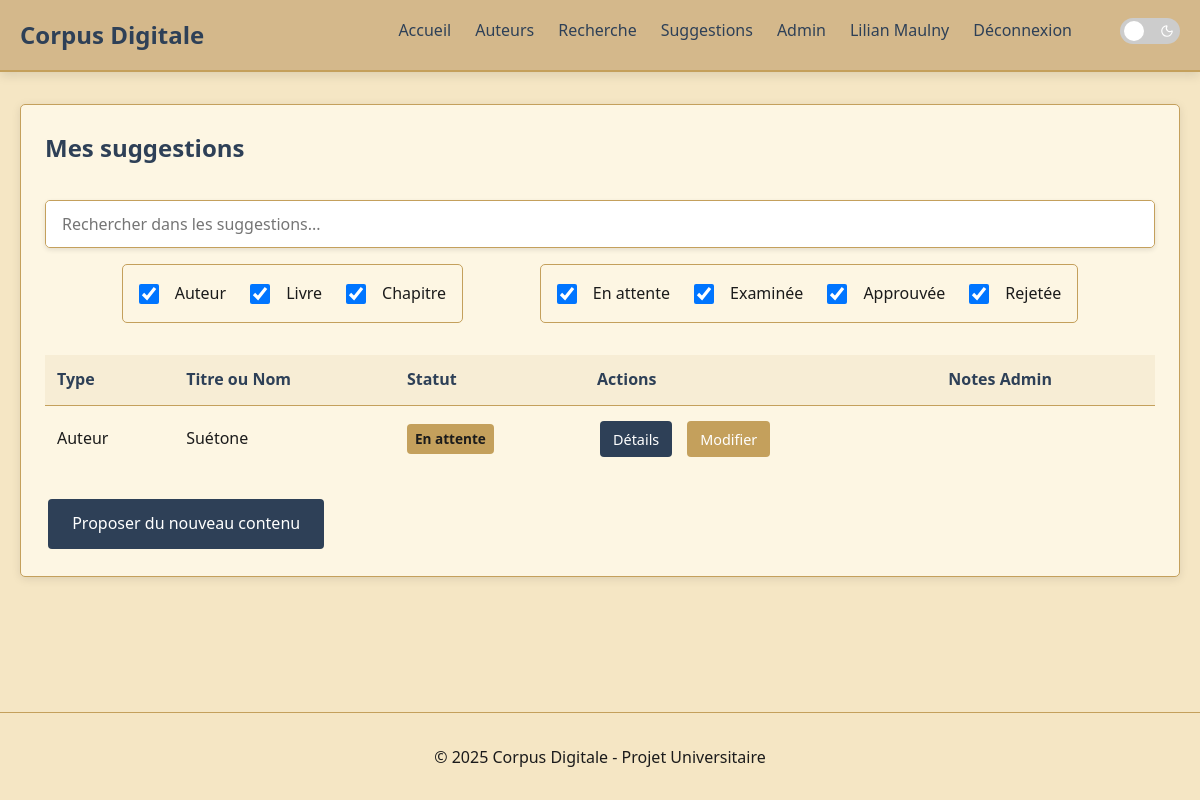
Page /suggestions/my/suggestions (signed in) on the committed database.
### tables this page shows
CREATE TABLE suggestions (
    suggestion_id INTEGER PRIMARY KEY AUTO_INCREMENT,
    user_id INTEGER NOT NULL,
    suggestion_type VARCHAR(20) NOT NULL,
    status VARCHAR(20) NOT NULL DEFAULT 'pending',
    admin_notes TEXT,
    reviewed_by INTEGER,
    FOREIGN KEY (user_id) REFERENCES users(user_id),
    FOREIGN KEY (reviewed_by) REFERENCES users(user_id)
);

### includes/utils.php (called while the page is built, shortened)
<?php
function h($text): string {
    return htmlspecialchars($text, ENT_QUOTES, 'UTF-8');
}

### content/suggestions/my-suggestions.php (the view, shortened to what this page needs)
<?php
include 'includes/header.php';
$user_id = $_SESSION['user']['id'];
$pdo = getDbConnection();
$stmt = $pdo->prepare("
    SELECT s.suggestion_id, s.suggestion_type, s.status, s.admin_notes, s.reviewed_by, u.username as reviewed_by,
           CASE
               WHEN s.suggestion_type = 'author' THEN a.author_name
               WHEN s.suggestion_type = 'book' THEN b.title
               WHEN s.suggestion_type = 'chapter' THEN c.title
           END as title
    FROM suggestions s
    LEFT JOIN author_suggestions a ON s.suggestion_id = a.suggestion_id AND s.suggestion_type = 'author'
    LEFT JOIN book_suggestions b ON s.suggestion_id = b.suggestion_id AND s.suggestion_type = 'book'
    LEFT JOIN chapter_suggestions c ON s.suggestion_id = c.suggestion_id AND s.suggestion_type = 'chapter'
    LEFT JOIN users u ON s.reviewed_by = u.user_id
    WHERE s.user_id = :user_id
    ORDER BY
        CASE
            WHEN s.status = 'pending' THEN 1
            WHEN s.status = 'reviewed' THEN 1
            WHEN s.status = 'approved' THEN 2
            WHEN s.status = 'rejected' THEN 3
            ELSE 4
        END,
        s.suggestion_id DESC
");
$stmt->execute(['user_id' => $user_id]);
$suggestions = $stmt->fetchAll();
?>
<div class="container">
    <div class="card">
        <h1 class="card-title">Mes suggestions</h1>
        <?php if (empty($suggestions)): ?>
            <p>Vous n'avez pas encore fait de suggestions. <a href="/suggestions/suggest">Proposer du contenu</a></p>
        <?php else: ?>
            <div class="search-container">
                <div class="search-box">
                    <input type="text" id="suggestion-search" placeholder="Rechercher dans les suggestions...">
                </div>
                <div class="filters-container">
                    <div class="filters" id="type-filter">
                        <div class="filter-item">
                            <input name="type" value="author" type="checkbox" id="type-author" checked/>
                            <label for="type-author">Auteur</label>
                        </div>
                        <div class="filter-item">
                            <input name="type" value="book" type="checkbox" id="type-book" checked/>
                            <label for="type-book">Livre</label>
                        </div>
                        <div class="filter-item">
                            <input name="type" value="chapter" type="checkbox" id="type-chapter" checked/>
                            <label for="type-chapter">Chapitre</label>
                        </div>
                    </div>
                    <div class="filters" id="status-filter">
                        <div class="filter-item">
                            <input name="status" value="pending" type="checkbox" id="status-pending" checked/>
                            <label for="status-pending">En attente</label>
                        </div>
                        <div class="filter-item">
                            <input name="status" value="reviewed" type="checkbox" id="status-reviewed" checked/>
                            <label for="status-reviewed">Examinée</label>
                        </div>
                        <div class="filter-item">
                            <input name="status" value="approved" type="checkbox" id="status-approved" checked/>
                            <label for="status-approved">Approuvée</label>
                        </div>
                        <div class="filter-item">
                            <input name="status" value="rejected" type="checkbox" id="status-refused" checked/>
                            <label for="status-refused">Rejetée</label>
                        </div>
                    </div>
                </div>
            </div>
            <div class="table-container">
                <table class="table">
                <thead>
                    <tr>
                        <th>Type</th>
                        <th>Titre ou Nom</th>
                        <th>Statut</th>
                        <th>Actions</th>
                        <th>Notes Admin</th>
                    </tr>
                </thead>
                <tbody>
                    <?php foreach ($suggestions as $suggestion): ?>
                        <tr>
                            <td>
                                <?php if ($suggestion['suggestion_type'] === 'author'): ?>
                                    Auteur
                                <?php elseif ($suggestion['suggestion_type'] === 'book'): ?>
                                    Livre
                                <?php elseif ($suggestion['suggestion_type'] === 'chapter'): ?>
                                    Chapitre
                                <?php endif; ?>
                            </td>
                            <td><?= h($suggestion['title']) ?></td>
                            <td>
                                <?php if ($suggestion['status'] === 'pending'): ?>
                                    <span class="badge badge-warning">En attente</span>
                                <?php elseif ($suggestion['status'] === 'reviewed'): ?>
                                    <span class="badge">Examinée</span>
                                <?php elseif ($suggestion['status'] === 'approved'): ?>
                                    <span class="badge badge-success">Approuvée</span>
                                <?php elseif ($suggestion['status'] === 'rejected'): ?>
                                    <span class="badge badge-danger">Rejetée</span>
                                <?php endif; ?>
                            </td>
                            <td>
                                <a href="/suggestions/<?= $suggestion['suggestion_id'] ?>/view" class="btn btn-small">Détails</a>
                                <?php if ($suggestion['status'] === 'pending' || $suggestion['status'] === 'reviewed'): ?>
                                    <a href="/suggestions/<?= $suggestion['suggestion_id'] ?>/edit" class="btn btn-small btn-secondary">Modifier</a>
                                <?php endif; ?>
                            </td>
                            <td>
                            </td>
                        </tr>
                    <?php endforeach; ?>
                </tbody>
            </table>
            </div>
        <?php endif; ?>
        <div class="mt-4">
            <a href="/suggestions/suggest" class="btn">Proposer du nouveau contenu</a>
        </div>
    </div>
</div>
<?php include 'includes/footer.php'; ?>

### router.php (shortened to what this page needs)
<?php
$requestUri = $_SERVER['REQUEST_URI'];
class Router {
    private $routes = [];
    public function addRoute(string $method, string $path, $handler): Router {
        $this->routes[] = [
            'method' => $method,
            'path' => $path,
            'handler' => $handler
        ];
        return $this;
    }
    public function setNotFoundHandler(callable $handler): Router {
        return $this;
    }
    public function handleRequest(string $requestMethod, string $requestPath): bool {
        try {
            $requestPath = parse_url($requestPath, PHP_URL_PATH);
            $requestPath = trim($requestPath, '/');
            foreach ($this->routes as $route) {
                if ($route['path'] === $requestPath) {
                    return $this->executeHandler($route['handler']);
                }
            }
            return false;
        } catch (Throwable $e) {
            header("HTTP/1.0 500 Internal Server Error");
            ob_clean();
            if (isset($_SERVER['HTTP_ACCEPT']) && strpos($_SERVER['HTTP_ACCEPT'], 'application/json') !== false) {
                header('Content-Type: application/json');
                echo json_encode(['error' => 'Internal Server Error', 'message' => $e->getMessage()]);
            } else {
                ob_clean();
                include "errors/500.php";
            }
            return false;
        }
    }
    private function executeHandler($handler, array $params = []): bool {
        if (is_callable($handler)) {
            return $handler(...$params) !== false;
        } elseif (is_string($handler) && file_exists($handler)) {
            extract($params, EXTR_SKIP);
            include $handler;
            return true;
        }
        return false;
    }
}
$router = new Router();
$router->addRoute('GET', '', 'index.php')
    ->addRoute('GET', 'index', 'index.php')
    ->addRoute('GET', 'index.php', 'index.php')
    ->addRoute('GET', 'search', 'research/search.php')
    ->addRoute('GET', 'authors', 'research/authors.php')
    ->addRoute('GET', 'authors/{author}', ['content/author.php', ['author' => '$1']])
    ->addRoute('GET', 'authors/{author}/books/{book}', ['content/book.php', ['author' => '$1', 'book' => '$2']])
    ->addRoute('GET', 'authors/{author}/books/{book}/chapters/{chapter}', ['content/chapter.php', ['author' => '$1', 'book' => '$2', 'chapter' => '$3']])
    ->addRoute('GET', 'suggestions/suggest', 'content/suggestions/suggest.php')
    ->addRoute('GET', 'suggestions/my/suggestions', 'content/suggestions/my-suggestions.php')
    ->addRoute('GET', 'suggestions/{suggestionId}/view', ['content/suggestions/view.php', ['suggestionId' => '$1']])
    ->addRoute('GET', 'suggestions/{suggestionId}/edit', ['content/suggestions/edit.php', ['suggestionId' => '$1']]);
$router->addRoute('GET', 'auth/login', 'account_related/login.php')
    ->addRoute('POST', 'auth/login', 'account_related/login.php')
    ->addRoute('GET', 'auth/register', 'account_related/register.php')
    ->addRoute('POST', 'auth/register', 'account_related/register.php')
    ->addRoute('GET', 'auth/logout', 'account_related/logout.php')
    ->addRoute('GET', 'account', 'account_related/account.php')
    ->addRoute('POST', 'account', 'account_related/account.php');
$router->addRoute('GET', 'api/authors', function() {
    header('Content-Type: application/json');
    include 'api/authors.php';
})
    ->addRoute('GET', 'api/books', function() {
        header('Content-Type: application/json');
        include 'api/books.php';
    })
    ->addRoute('GET', 'api/search', function() {
        header('Content-Type: application/json');
        include 'api/search.php';
    })
    ->addRoute('POST', 'api/suggest', function() {
        header('Content-Type: application/json');
        include 'api/suggestions/suggest.php';
    })
    ->addRoute('POST', 'api/suggestions/edit', function() {
        header('Content-Type: application/json');
        include 'api/suggestions/edit.php';
    })
    ->addRoute('GET', 'api/suggestion-details', function() {
        header('Content-Type: application/json');
        include 'api/suggestion-details.php';
    })
    ->addRoute('GET', 'api/author-image', function() {
        header('Content-Type: application/json');
        include 'api/author-image.php';
    })
    ->addRoute('POST', 'api/suggestions/approve', function() {
        header('Content-Type: application/json');
        include 'api/suggestions/approve.php';
    })
    ->addRoute('POST', 'api/suggestions/reject', function() {
        header('Content-Type: application/json');
        include 'api/suggestions/reject.php';
    })
    ->addRoute('POST', 'api/suggestions/update-notes', function() {
        header('Content-Type: application/json');
        include 'api/suggestions/updateNotes.php';
    });
$router->addRoute('GET', 'admin/dashboard', 'admin/dashboard.php')
    ->addRoute('GET', 'admin/users', 'admin/users.php')
    ->addRoute('GET', 'admin/suggestions', 'admin/suggestions.php');
$router->setNotFoundHandler(function() {
    header("HTTP/1.0 404 Not Found");
    include 'errors/404.php';
});
$router->handleRequest($_SERVER['REQUEST_METHOD'], $requestUri);

### assets/css/style.css (style rules this page uses)
:root { --primary-color: #2E4057; --secondary-color: #C4A05C; --text-color: #1B1B1B; --light-color: #F5E6C4; --accent-color: #9B2C2C; --danger-color: #B22222; --success-color: #4A7C59; --card-bg: #FDF6E3; --border-color: #C4A05C; --shadow-color: #0000001a; --header-bg: #D4B88B; }
* { margin: 0; padding: 0; box-sizing: border-box; }
body { font-family: 'Segoe UI', Tahoma, Geneva, Verdana, sans-serif; line-height: 1.6; color: var(--text-color); background-color: var(--light-color); }
a { color: var(--primary-color); text-decoration: none; cursor: pointer; }
.container { max-width: 1200px; margin: 0 auto; padding: 0 20px; }
.card { background-color: var(--card-bg); border-radius: 5px; border: 1px solid var(--border-color); box-shadow: 0 2px 10px var(--shadow-color); padding: 1.5rem; margin-bottom: 1.5rem; }
.card-title { font-size: 1.5rem; margin-bottom: 1rem; color: var(--primary-color); }
label { display: block; margin-bottom: 0.5rem; font-weight: 600; }
input, textarea, select { width: 100%; padding: 0.75rem; border: 1px solid var(--border-color); border-radius: 4px; font-family: inherit; font-size: 1rem; }
button, .btn { display: inline-block; background-color: var(--primary-color); color: white; padding: 0.75rem 1.5rem; border: none; border-radius: 4px; cursor: pointer; font-size: 1rem; text-align: center; margin: 0.2rem; }
.btn-secondary { background-color: var(--secondary-color); }
.btn-small { padding: 0.4rem 0.8rem; font-size: 0.9rem; margin-right: 0.5rem; }
.table { width: 100%; border-collapse: collapse; margin-bottom: 1.5rem; }
.table th, .table td { padding: 0.75rem; border-bottom: 1px solid var(--border-color); text-align: left; }
.table th { background-color: rgba(196, 160, 92, 0.1); color: var(--primary-color); font-weight: 600; }
.table tr:last-child td { border-bottom: none; }
.table-container { position: relative; width: 100%; }
.search-container { margin: 2rem 0; }
.search-box { display: flex; border: 1px solid var(--border-color); border-radius: 5px; overflow: hidden; box-shadow: 0 2px 5px rgba(0,0,0,0.1); }
.search-box input { flex: 1; padding: 12px 16px; font-size: 16px; border: none; outline: none; }
.filters-container { display: flex; flex-wrap: wrap; justify-content: space-evenly; margin: 1rem 0; }
.filters { display: flex; align-items: center; gap: 1.5rem; padding: 1rem; border: 1px solid var(--border-color); border-radius: 5px; }
.filter-item { display: flex; align-items: center; gap: 0.5rem; }
.filter-item label { margin-bottom: 0; font-weight: normal; }
.filter-item input[type="checkbox"] { width: 20px; height: 20px; margin-right: 0.5rem; }
.badge { display: inline-block; padding: 0.25rem 0.5rem; border-radius: 4px; font-size: 0.85rem; font-weight: 600; text-align: center; }
.badge-warning { background-color: var(--secondary-color); color: var(--text-color); }
.mt-4 { margin-top: 1.5rem; }

### rows in the picture
suggestions: suggestion_type "Auteur", title "Suétone", status "En attente"
